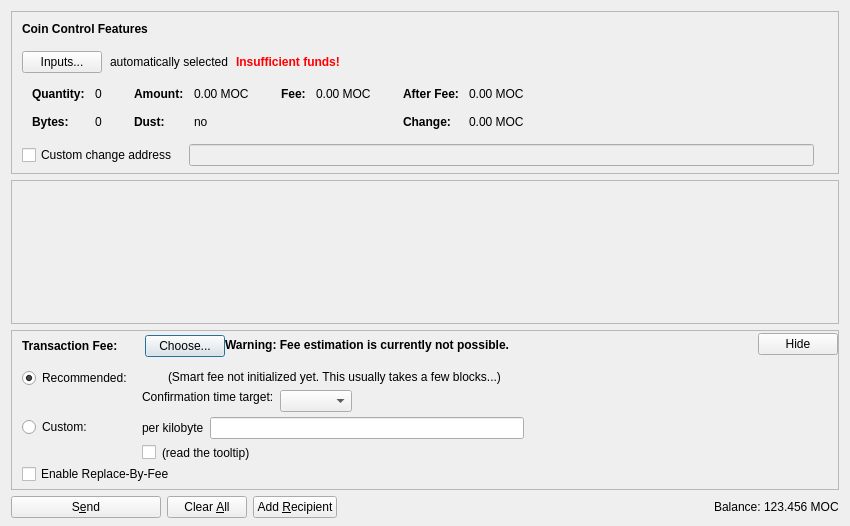
<?xml version="1.0" encoding="UTF-8"?>
<ui version="4.0">
 <class>SendCoinsDialog</class>
 <widget class="QDialog" name="SendCoinsDialog">
  <property name="geometry">
   <rect>
    <x>0</x>
    <y>0</y>
    <width>850</width>
    <height>526</height>
   </rect>
  </property>
  <property name="windowTitle">
   <string>Send Coins</string>
  </property>
  <layout class="QVBoxLayout" name="verticalLayout" stretch="0,1,0,0">
   <property name="bottomMargin">
    <number>8</number>
   </property>
   <item>
    <widget class="QFrame" name="frameCoinControl">
     <property name="sizePolicy">
      <sizepolicy hsizetype="Expanding" vsizetype="Expanding">
       <horstretch>0</horstretch>
       <verstretch>0</verstretch>
      </sizepolicy>
     </property>
     <property name="maximumSize">
      <size>
       <width>16777215</width>
       <height>16777215</height>
      </size>
     </property>
     <property name="frameShape">
      <enum>QFrame::StyledPanel</enum>
     </property>
     <property name="frameShadow">
      <enum>QFrame::Sunken</enum>
     </property>
     <layout class="QVBoxLayout" name="verticalLayoutCoinControl2">
      <property name="spacing">
       <number>0</number>
      </property>
      <property name="leftMargin">
       <number>0</number>
      </property>
      <property name="topMargin">
       <number>0</number>
      </property>
      <property name="rightMargin">
       <number>0</number>
      </property>
      <property name="bottomMargin">
       <number>6</number>
      </property>
      <item>
       <layout class="QVBoxLayout" name="verticalLayoutCoinControl" stretch="0,0,0,0,1">
        <property name="spacing">
         <number>0</number>
        </property>
        <property name="leftMargin">
         <number>10</number>
        </property>
        <property name="topMargin">
         <number>10</number>
        </property>
        <item>
         <layout class="QHBoxLayout" name="horizontalLayoutCoinControl1">
          <property name="bottomMargin">
           <number>15</number>
          </property>
          <item>
           <widget class="QLabel" name="labelCoinControlFeatures">
            <property name="sizePolicy">
             <sizepolicy hsizetype="Preferred" vsizetype="Maximum">
              <horstretch>0</horstretch>
              <verstretch>0</verstretch>
             </sizepolicy>
            </property>
            <property name="font">
             <font>
              <weight>75</weight>
              <bold>true</bold>
             </font>
            </property>
            <property name="styleSheet">
             <string notr="true">font-weight:bold;</string>
            </property>
            <property name="text">
             <string>Coin Control Features</string>
            </property>
           </widget>
          </item>
         </layout>
        </item>
        <item>
         <layout class="QHBoxLayout" name="horizontalLayoutCoinControl2" stretch="0,0,0,0">
          <property name="spacing">
           <number>8</number>
          </property>
          <property name="bottomMargin">
           <number>10</number>
          </property>
          <item>
           <widget class="QPushButton" name="pushButtonCoinControl">
            <property name="styleSheet">
             <string notr="true"/>
            </property>
            <property name="text">
             <string>Inputs...</string>
            </property>
            <property name="autoDefault">
             <bool>false</bool>
            </property>
           </widget>
          </item>
          <item>
           <widget class="QLabel" name="labelCoinControlAutomaticallySelected">
            <property name="text">
             <string>automatically selected</string>
            </property>
            <property name="margin">
             <number>5</number>
            </property>
           </widget>
          </item>
          <item>
           <widget class="QLabel" name="labelCoinControlInsuffFunds">
            <property name="font">
             <font>
              <weight>75</weight>
              <bold>true</bold>
             </font>
            </property>
            <property name="styleSheet">
             <string notr="true">color:red;font-weight:bold;</string>
            </property>
            <property name="text">
             <string>Insufficient funds!</string>
            </property>
            <property name="margin">
             <number>5</number>
            </property>
           </widget>
          </item>
          <item>
           <spacer name="horizontalSpacerCoinControl">
            <property name="orientation">
             <enum>Qt::Horizontal</enum>
            </property>
            <property name="sizeHint" stdset="0">
             <size>
              <width>40</width>
              <height>1</height>
             </size>
            </property>
           </spacer>
          </item>
         </layout>
        </item>
        <item>
         <widget class="QWidget" name="widgetCoinControl" native="true">
          <property name="sizePolicy">
           <sizepolicy hsizetype="Preferred" vsizetype="Preferred">
            <horstretch>0</horstretch>
            <verstretch>0</verstretch>
           </sizepolicy>
          </property>
          <property name="minimumSize">
           <size>
            <width>0</width>
            <height>0</height>
           </size>
          </property>
          <property name="styleSheet">
           <string notr="true"/>
          </property>
          <layout class="QHBoxLayout" name="horizontalLayoutCoinControl5">
           <property name="leftMargin">
            <number>0</number>
           </property>
           <property name="topMargin">
            <number>0</number>
           </property>
           <property name="rightMargin">
            <number>0</number>
           </property>
           <property name="bottomMargin">
            <number>0</number>
           </property>
           <item>
            <layout class="QHBoxLayout" name="horizontalLayoutCoinControl3" stretch="0,0,0,1">
             <property name="spacing">
              <number>20</number>
             </property>
             <property name="topMargin">
              <number>0</number>
             </property>
             <property name="bottomMargin">
              <number>10</number>
             </property>
             <item>
              <layout class="QFormLayout" name="formLayoutCoinControl1">
               <property name="horizontalSpacing">
                <number>10</number>
               </property>
               <property name="verticalSpacing">
                <number>14</number>
               </property>
               <property name="leftMargin">
                <number>10</number>
               </property>
               <property name="topMargin">
                <number>4</number>
               </property>
               <property name="rightMargin">
                <number>6</number>
               </property>
               <item row="0" column="0">
                <widget class="QLabel" name="labelCoinControlQuantityText">
                 <property name="font">
                  <font>
                   <weight>75</weight>
                   <bold>true</bold>
                  </font>
                 </property>
                 <property name="text">
                  <string>Quantity:</string>
                 </property>
                 <property name="margin">
                  <number>0</number>
                 </property>
                </widget>
               </item>
               <item row="0" column="1">
                <widget class="QLabel" name="labelCoinControlQuantity">
                 <property name="cursor">
                  <cursorShape>IBeamCursor</cursorShape>
                 </property>
                 <property name="contextMenuPolicy">
                  <enum>Qt::ActionsContextMenu</enum>
                 </property>
                 <property name="text">
                  <string notr="true">0</string>
                 </property>
                 <property name="margin">
                  <number>0</number>
                 </property>
                 <property name="textInteractionFlags">
                  <set>Qt::LinksAccessibleByMouse|Qt::TextSelectableByKeyboard|Qt::TextSelectableByMouse</set>
                 </property>
                </widget>
               </item>
               <item row="1" column="0">
                <widget class="QLabel" name="labelCoinControlBytesText">
                 <property name="font">
                  <font>
                   <weight>75</weight>
                   <bold>true</bold>
                  </font>
                 </property>
                 <property name="text">
                  <string>Bytes:</string>
                 </property>
                </widget>
               </item>
               <item row="1" column="1">
                <widget class="QLabel" name="labelCoinControlBytes">
                 <property name="cursor">
                  <cursorShape>IBeamCursor</cursorShape>
                 </property>
                 <property name="contextMenuPolicy">
                  <enum>Qt::ActionsContextMenu</enum>
                 </property>
                 <property name="text">
                  <string notr="true">0</string>
                 </property>
                 <property name="textInteractionFlags">
                  <set>Qt::LinksAccessibleByMouse|Qt::TextSelectableByKeyboard|Qt::TextSelectableByMouse</set>
                 </property>
                </widget>
               </item>
              </layout>
             </item>
             <item>
              <layout class="QFormLayout" name="formLayoutCoinControl2">
               <property name="horizontalSpacing">
                <number>10</number>
               </property>
               <property name="verticalSpacing">
                <number>14</number>
               </property>
               <property name="leftMargin">
                <number>6</number>
               </property>
               <property name="topMargin">
                <number>4</number>
               </property>
               <property name="rightMargin">
                <number>6</number>
               </property>
               <item row="0" column="0">
                <widget class="QLabel" name="labelCoinControlAmountText">
                 <property name="font">
                  <font>
                   <weight>75</weight>
                   <bold>true</bold>
                  </font>
                 </property>
                 <property name="text">
                  <string>Amount:</string>
                 </property>
                 <property name="margin">
                  <number>0</number>
                 </property>
                </widget>
               </item>
               <item row="0" column="1">
                <widget class="QLabel" name="labelCoinControlAmount">
                 <property name="cursor">
                  <cursorShape>IBeamCursor</cursorShape>
                 </property>
                 <property name="contextMenuPolicy">
                  <enum>Qt::ActionsContextMenu</enum>
                 </property>
                 <property name="text">
                  <string notr="true">0.00 MOC</string>
                 </property>
                 <property name="textInteractionFlags">
                  <set>Qt::LinksAccessibleByMouse|Qt::TextSelectableByKeyboard|Qt::TextSelectableByMouse</set>
                 </property>
                </widget>
               </item>
               <item row="1" column="0">
                <widget class="QLabel" name="labelCoinControlLowOutputText">
                 <property name="font">
                  <font>
                   <weight>75</weight>
                   <bold>true</bold>
                  </font>
                 </property>
                 <property name="text">
                  <string>Dust:</string>
                 </property>
                </widget>
               </item>
               <item row="1" column="1">
                <widget class="QLabel" name="labelCoinControlLowOutput">
                 <property name="cursor">
                  <cursorShape>IBeamCursor</cursorShape>
                 </property>
                 <property name="contextMenuPolicy">
                  <enum>Qt::ActionsContextMenu</enum>
                 </property>
                 <property name="text">
                  <string notr="true">no</string>
                 </property>
                 <property name="textInteractionFlags">
                  <set>Qt::LinksAccessibleByMouse|Qt::TextSelectableByKeyboard|Qt::TextSelectableByMouse</set>
                 </property>
                </widget>
               </item>
              </layout>
             </item>
             <item>
              <layout class="QFormLayout" name="formLayoutCoinControl3">
               <property name="horizontalSpacing">
                <number>10</number>
               </property>
               <property name="verticalSpacing">
                <number>14</number>
               </property>
               <property name="leftMargin">
                <number>6</number>
               </property>
               <property name="topMargin">
                <number>4</number>
               </property>
               <property name="rightMargin">
                <number>6</number>
               </property>
               <item row="0" column="0">
                <widget class="QLabel" name="labelCoinControlFeeText">
                 <property name="font">
                  <font>
                   <weight>75</weight>
                   <bold>true</bold>
                  </font>
                 </property>
                 <property name="text">
                  <string>Fee:</string>
                 </property>
                 <property name="margin">
                  <number>0</number>
                 </property>
                </widget>
               </item>
               <item row="0" column="1">
                <widget class="QLabel" name="labelCoinControlFee">
                 <property name="cursor">
                  <cursorShape>IBeamCursor</cursorShape>
                 </property>
                 <property name="contextMenuPolicy">
                  <enum>Qt::ActionsContextMenu</enum>
                 </property>
                 <property name="text">
                  <string notr="true">0.00 MOC</string>
                 </property>
                 <property name="textInteractionFlags">
                  <set>Qt::LinksAccessibleByMouse|Qt::TextSelectableByKeyboard|Qt::TextSelectableByMouse</set>
                 </property>
                </widget>
               </item>
              </layout>
             </item>
             <item>
              <layout class="QFormLayout" name="formLayoutCoinControl4">
               <property name="horizontalSpacing">
                <number>10</number>
               </property>
               <property name="verticalSpacing">
                <number>14</number>
               </property>
               <property name="leftMargin">
                <number>6</number>
               </property>
               <property name="topMargin">
                <number>4</number>
               </property>
               <property name="rightMargin">
                <number>6</number>
               </property>
               <item row="0" column="0">
                <widget class="QLabel" name="labelCoinControlAfterFeeText">
                 <property name="font">
                  <font>
                   <weight>75</weight>
                   <bold>true</bold>
                  </font>
                 </property>
                 <property name="text">
                  <string>After Fee:</string>
                 </property>
                 <property name="margin">
                  <number>0</number>
                 </property>
                </widget>
               </item>
               <item row="0" column="1">
                <widget class="QLabel" name="labelCoinControlAfterFee">
                 <property name="cursor">
                  <cursorShape>IBeamCursor</cursorShape>
                 </property>
                 <property name="contextMenuPolicy">
                  <enum>Qt::ActionsContextMenu</enum>
                 </property>
                 <property name="text">
                  <string notr="true">0.00 MOC</string>
                 </property>
                 <property name="textInteractionFlags">
                  <set>Qt::LinksAccessibleByMouse|Qt::TextSelectableByKeyboard|Qt::TextSelectableByMouse</set>
                 </property>
                </widget>
               </item>
               <item row="1" column="0">
                <widget class="QLabel" name="labelCoinControlChangeText">
                 <property name="font">
                  <font>
                   <weight>75</weight>
                   <bold>true</bold>
                  </font>
                 </property>
                 <property name="text">
                  <string>Change:</string>
                 </property>
                </widget>
               </item>
               <item row="1" column="1">
                <widget class="QLabel" name="labelCoinControlChange">
                 <property name="cursor">
                  <cursorShape>IBeamCursor</cursorShape>
                 </property>
                 <property name="contextMenuPolicy">
                  <enum>Qt::ActionsContextMenu</enum>
                 </property>
                 <property name="text">
                  <string notr="true">0.00 MOC</string>
                 </property>
                 <property name="textInteractionFlags">
                  <set>Qt::LinksAccessibleByMouse|Qt::TextSelectableByKeyboard|Qt::TextSelectableByMouse</set>
                 </property>
                </widget>
               </item>
              </layout>
             </item>
            </layout>
           </item>
          </layout>
         </widget>
        </item>
        <item>
         <layout class="QHBoxLayout" name="horizontalLayoutCoinControl4" stretch="0,0,0">
          <property name="spacing">
           <number>12</number>
          </property>
          <property name="sizeConstraint">
           <enum>QLayout::SetDefaultConstraint</enum>
          </property>
          <property name="topMargin">
           <number>5</number>
          </property>
          <property name="rightMargin">
           <number>5</number>
          </property>
          <item>
           <widget class="QCheckBox" name="checkBoxCoinControlChange">
            <property name="toolTip">
             <string>If this is activated, but the change address is empty or invalid, change will be sent to a newly generated address.</string>
            </property>
            <property name="text">
             <string>Custom change address</string>
            </property>
           </widget>
          </item>
          <item>
           <widget class="QValidatedLineEdit" name="lineEditCoinControlChange">
            <property name="enabled">
             <bool>false</bool>
            </property>
            <property name="sizePolicy">
             <sizepolicy hsizetype="Expanding" vsizetype="Fixed">
              <horstretch>0</horstretch>
              <verstretch>0</verstretch>
             </sizepolicy>
            </property>
           </widget>
          </item>
          <item>
           <widget class="QLabel" name="labelCoinControlChangeLabel">
            <property name="sizePolicy">
             <sizepolicy hsizetype="Preferred" vsizetype="Expanding">
              <horstretch>0</horstretch>
              <verstretch>0</verstretch>
             </sizepolicy>
            </property>
            <property name="minimumSize">
             <size>
              <width>0</width>
              <height>0</height>
             </size>
            </property>
            <property name="text">
             <string/>
            </property>
            <property name="margin">
             <number>3</number>
            </property>
           </widget>
          </item>
         </layout>
        </item>
        <item>
         <spacer name="verticalSpacerCoinControl">
          <property name="orientation">
           <enum>Qt::Vertical</enum>
          </property>
          <property name="sizeHint" stdset="0">
           <size>
            <width>800</width>
            <height>1</height>
           </size>
          </property>
         </spacer>
        </item>
       </layout>
      </item>
     </layout>
    </widget>
   </item>
   <item>
    <widget class="QScrollArea" name="scrollArea">
     <property name="widgetResizable">
      <bool>true</bool>
     </property>
     <widget class="QWidget" name="scrollAreaWidgetContents">
      <property name="geometry">
       <rect>
        <x>0</x>
        <y>0</y>
        <width>830</width>
        <height>104</height>
       </rect>
      </property>
      <layout class="QVBoxLayout" name="verticalLayout_2" stretch="0,1">
       <property name="leftMargin">
        <number>0</number>
       </property>
       <property name="topMargin">
        <number>0</number>
       </property>
       <property name="rightMargin">
        <number>0</number>
       </property>
       <property name="bottomMargin">
        <number>0</number>
       </property>
       <item>
        <layout class="QVBoxLayout" name="entries">
         <property name="spacing">
          <number>6</number>
         </property>
        </layout>
       </item>
       <item>
        <spacer name="verticalSpacer">
         <property name="orientation">
          <enum>Qt::Vertical</enum>
         </property>
         <property name="sizeHint" stdset="0">
          <size>
           <width>20</width>
           <height>40</height>
          </size>
         </property>
        </spacer>
       </item>
      </layout>
     </widget>
    </widget>
   </item>
   <item>
    <widget class="QFrame" name="frameFee">
     <property name="sizePolicy">
      <sizepolicy hsizetype="Expanding" vsizetype="Expanding">
       <horstretch>0</horstretch>
       <verstretch>0</verstretch>
      </sizepolicy>
     </property>
     <property name="maximumSize">
      <size>
       <width>16777215</width>
       <height>16777215</height>
      </size>
     </property>
     <property name="frameShape">
      <enum>QFrame::StyledPanel</enum>
     </property>
     <property name="frameShadow">
      <enum>QFrame::Sunken</enum>
     </property>
     <layout class="QVBoxLayout" name="verticalLayoutFee1">
      <property name="spacing">
       <number>0</number>
      </property>
      <property name="leftMargin">
       <number>0</number>
      </property>
      <property name="topMargin">
       <number>0</number>
      </property>
      <property name="rightMargin">
       <number>0</number>
      </property>
      <property name="bottomMargin">
       <number>0</number>
      </property>
      <item>
       <layout class="QVBoxLayout" name="verticalLayoutFee2" stretch="0,0,0">
        <property name="spacing">
         <number>0</number>
        </property>
        <property name="leftMargin">
         <number>10</number>
        </property>
        <property name="topMargin">
         <number>0</number>
        </property>
        <item>
         <layout class="QHBoxLayout" name="horizontalLayoutFee1">
          <property name="bottomMargin">
           <number>0</number>
          </property>
          <item>
           <layout class="QVBoxLayout" name="verticalLayoutFee7">
            <property name="spacing">
             <number>0</number>
            </property>
            <item>
             <spacer name="verticalSpacerSmartFee">
              <property name="orientation">
               <enum>Qt::Vertical</enum>
              </property>
              <property name="sizeType">
               <enum>QSizePolicy::Fixed</enum>
              </property>
              <property name="sizeHint" stdset="0">
               <size>
                <width>1</width>
                <height>4</height>
               </size>
              </property>
             </spacer>
            </item>
            <item>
             <layout class="QHBoxLayout" name="horizontalLayoutSmartFee">
              <property name="spacing">
               <number>10</number>
              </property>
              <item>
               <widget class="QLabel" name="labelFeeHeadline">
                <property name="sizePolicy">
                 <sizepolicy hsizetype="Preferred" vsizetype="Maximum">
                  <horstretch>0</horstretch>
                  <verstretch>0</verstretch>
                 </sizepolicy>
                </property>
                <property name="font">
                 <font>
                  <weight>75</weight>
                  <bold>true</bold>
                 </font>
                </property>
                <property name="styleSheet">
                 <string notr="true">font-weight:bold;</string>
                </property>
                <property name="text">
                 <string>Transaction Fee:</string>
                </property>
               </widget>
              </item>
              <item>
               <widget class="QLabel" name="labelFeeMinimized">
                <property name="text">
                 <string/>
                </property>
               </widget>
              </item>
              <item>
               <widget class="QPushButton" name="buttonChooseFee">
                <property name="text">
                 <string>Choose...</string>
                </property>
               </widget>
              </item>
             </layout>
            </item>
            <item>
             <spacer name="verticalSpacer_5">
              <property name="orientation">
               <enum>Qt::Vertical</enum>
              </property>
              <property name="sizeHint" stdset="0">
               <size>
                <width>1</width>
                <height>1</height>
               </size>
              </property>
             </spacer>
            </item>
           </layout>
          </item>
          <item>
           <widget class="QLabel" name="fallbackFeeWarningLabel">
            <property name="toolTip">
             <string>Using the fallbackfee can result in sending a transaction that will take several hours or days (or never) to confirm. Consider choosing your fee manually or wait until you have validated the complete chain.</string>
            </property>
            <property name="font">
            <font>
                <weight>75</weight>
                <bold>true</bold>
            </font>
            </property>
            <property name="text">
             <string>Warning: Fee estimation is currently not possible.</string>
            </property>
            <property name="wordWrap">
             <bool>false</bool>
            </property>
           </widget>
          </item>
          <item>
           <spacer name="horizontalSpacer_4">
            <property name="orientation">
             <enum>Qt::Horizontal</enum>
            </property>
            <property name="sizeType">
             <enum>QSizePolicy::MinimumExpanding</enum>
            </property>
            <property name="sizeHint" stdset="0">
             <size>
              <width>40</width>
              <height>20</height>
             </size>
            </property>
           </spacer>
          </item>
          <item>
           <widget class="QPushButton" name="buttonMinimizeFee">
            <property name="toolTip">
             <string>collapse fee-settings</string>
            </property>
            <property name="text">
             <string>Hide</string>
            </property>
           </widget>
          </item>
         </layout>
        </item>
        <item>
         <widget class="QFrame" name="frameFeeSelection">
          <layout class="QVBoxLayout" name="verticalLayoutFee12">
           <property name="spacing">
            <number>0</number>
           </property>
           <property name="leftMargin">
            <number>0</number>
           </property>
           <property name="topMargin">
            <number>0</number>
           </property>
           <property name="rightMargin">
            <number>0</number>
           </property>
           <property name="bottomMargin">
            <number>0</number>
           </property>
           <item>
            <layout class="QGridLayout" name="gridLayoutFee">
             <property name="topMargin">
              <number>10</number>
             </property>
             <property name="bottomMargin">
              <number>4</number>
             </property>
             <property name="horizontalSpacing">
              <number>10</number>
             </property>
             <property name="verticalSpacing">
              <number>4</number>
             </property>
             <item row="1" column="1">
              <layout class="QVBoxLayout" name="verticalLayoutFee8">
               <property name="spacing">
                <number>6</number>
               </property>
               <item>
                <layout class="QHBoxLayout" name="horizontalLayoutFee13">
                 <item>
                  <widget class="QLabel" name="labelCustomPerKilobyte">
                   <property name="toolTip">
                    <string>Specify a custom fee per kB (1,000 bytes) of the transaction's virtual size.

Note:  Since the fee is calculated on a per-byte basis, a fee of "100 satoshis per kB" for a transaction size of 500 bytes (half of 1 kB) would ultimately yield a fee of only 50 satoshis.</string>
                   </property>
                   <property name="text">
                    <string>per kilobyte</string>
                   </property>
                  </widget>
                 </item>
                 <item>
                  <widget class="MogCoinAmountField" name="customFee"/>
                 </item>
                 <item>
                  <spacer name="horizontalSpacer_6">
                   <property name="orientation">
                    <enum>Qt::Horizontal</enum>
                   </property>
                   <property name="sizeHint" stdset="0">
                    <size>
                     <width>1</width>
                     <height>1</height>
                    </size>
                   </property>
                  </spacer>
                 </item>
                </layout>
               </item>
               <item>
                <layout class="QHBoxLayout" name="horizontalLayoutFee8">
                 <item>
                  <widget class="QCheckBox" name="checkBoxMinimumFee">
                   <property name="toolTip">
                    <string>Paying only the minimum fee is just fine as long as there is less transaction volume than space in the blocks. But be aware that this can end up in a never confirming transaction once there is more demand for mogcoin transactions than the network can process.</string>
                   </property>
                   <property name="text">
                    <string/>
                   </property>
                  </widget>
                 </item>
                 <item>
                  <widget class="QLabel" name="labelMinFeeWarning">
                   <property name="enabled">
                    <bool>true</bool>
                   </property>
                   <property name="toolTip">
                    <string>Paying only the minimum fee is just fine as long as there is less transaction volume than space in the blocks. But be aware that this can end up in a never confirming transaction once there is more demand for mogcoin transactions than the network can process.</string>
                   </property>
                   <property name="text">
                    <string>(read the tooltip)</string>
                   </property>
                   <property name="margin">
                    <number>5</number>
                   </property>
                  </widget>
                 </item>
                 <item>
                  <spacer name="horizontalSpacer_2">
                   <property name="orientation">
                    <enum>Qt::Horizontal</enum>
                   </property>
                   <property name="sizeHint" stdset="0">
                    <size>
                     <width>1</width>
                     <height>1</height>
                    </size>
                   </property>
                  </spacer>
                 </item>
                </layout>
               </item>
              </layout>
             </item>
             <item row="0" column="0">
              <layout class="QVBoxLayout" name="verticalLayoutFee4" stretch="0,1">
               <item>
                <widget class="QRadioButton" name="radioSmartFee">
                 <property name="text">
                  <string>Recommended:</string>
                 </property>
                 <property name="checked">
                  <bool>true</bool>
                 </property>
                 <attribute name="buttonGroup">
                  <string notr="true">groupFee</string>
                 </attribute>
                </widget>
               </item>
               <item>
                <spacer name="verticalSpacer_2">
                 <property name="orientation">
                  <enum>Qt::Vertical</enum>
                 </property>
                 <property name="sizeHint" stdset="0">
                  <size>
                   <width>1</width>
                   <height>1</height>
                  </size>
                 </property>
                </spacer>
               </item>
              </layout>
             </item>
             <item row="1" column="0">
              <layout class="QVBoxLayout" name="verticalLayoutFee9" stretch="0,1">
               <item>
                <widget class="QRadioButton" name="radioCustomFee">
                 <property name="text">
                  <string>Custom:</string>
                 </property>
                 <attribute name="buttonGroup">
                  <string notr="true">groupFee</string>
                 </attribute>
                </widget>
               </item>
               <item>
                <spacer name="verticalSpacer_6">
                 <property name="orientation">
                  <enum>Qt::Vertical</enum>
                 </property>
                 <property name="sizeHint" stdset="0">
                  <size>
                   <width>1</width>
                   <height>1</height>
                  </size>
                 </property>
                </spacer>
               </item>
              </layout>
             </item>
             <item row="0" column="1">
              <layout class="QVBoxLayout" name="verticalLayoutFee3" stretch="0,0,1">
               <property name="spacing">
                <number>6</number>
               </property>
               <property name="topMargin">
                <number>2</number>
               </property>
               <item>
                <layout class="QHBoxLayout" name="horizontalLayoutFee12">
                 <item>
                  <widget class="QLabel" name="labelSmartFee">
                   <property name="text">
                    <string/>
                   </property>
                   <property name="margin">
                    <number>2</number>
                   </property>
                  </widget>
                 </item>
                 <item>
                  <widget class="QLabel" name="labelFeeEstimation">
                   <property name="text">
                    <string/>
                   </property>
                  </widget>
                 </item>
                 <item>
                  <widget class="QLabel" name="labelSmartFee2">
                   <property name="text">
                    <string>(Smart fee not initialized yet. This usually takes a few blocks...)</string>
                   </property>
                   <property name="margin">
                    <number>2</number>
                   </property>
                  </widget>
                 </item>
                 <item>
                  <spacer name="horizontalSpacer_5">
                   <property name="orientation">
                    <enum>Qt::Horizontal</enum>
                   </property>
                   <property name="sizeHint" stdset="0">
                    <size>
                     <width>1</width>
                     <height>1</height>
                    </size>
                   </property>
                  </spacer>
                 </item>
                </layout>
               </item>
               <item>
                <layout class="QHBoxLayout" name="horizontalLayoutFee9">
                 <item>
                  <layout class="QVBoxLayout" name="verticalLayoutFee6">
                   <item>
                    <widget class="QLabel" name="labelSmartFee3">
                     <property name="text">
                      <string>Confirmation time target:</string>
                     </property>
                     <property name="margin">
                      <number>2</number>
                     </property>
                    </widget>
                   </item>
                   <item>
                    <spacer name="verticalSpacer_3">
                     <property name="orientation">
                      <enum>Qt::Vertical</enum>
                     </property>
                     <property name="sizeHint" stdset="0">
                      <size>
                       <width>1</width>
                       <height>1</height>
                      </size>
                     </property>
                    </spacer>
                   </item>
                  </layout>
                 </item>
                 <item>
                  <layout class="QVBoxLayout" name="verticalLayoutFee5">
                   <property name="rightMargin">
                    <number>30</number>
                   </property>
                   <item>
                    <layout class="QHBoxLayout" name="horizontalLayoutConfTarget">
                     <property name="bottomMargin">
                      <number>0</number>
                     </property>
                     <item>
                      <widget class="QComboBox" name="confTargetSelector"/>
                     </item>
                     <item>
                      <spacer name="horizontalSpacerConfTarget">
                       <property name="orientation">
                        <enum>Qt::Horizontal</enum>
                       </property>
                       <property name="sizeHint" stdset="0">
                        <size>
                         <width>40</width>
                         <height>20</height>
                        </size>
                       </property>
                      </spacer>
                     </item>
                    </layout>
                   </item>
                  </layout>
                 </item>
                </layout>
               </item>
               <item>
                <spacer name="verticalSpacer_4">
                 <property name="orientation">
                  <enum>Qt::Vertical</enum>
                 </property>
                 <property name="sizeHint" stdset="0">
                  <size>
                   <width>1</width>
                   <height>1</height>
                  </size>
                 </property>
                </spacer>
               </item>
              </layout>
             </item>
            </layout>
           </item>
           <item>
            <widget class="QCheckBox" name="optInRBF">
             <property name="text">
              <string>Enable Replace-By-Fee</string>
             </property>
             <property name="toolTip">
              <string>With Replace-By-Fee (BIP-125) you can increase a transaction's fee after it is sent. Without this, a higher fee may be recommended to compensate for increased transaction delay risk.</string>
             </property>
            </widget>
           </item>
          </layout>
         </widget>
        </item>
        <item>
         <spacer name="verticalSpacerFee">
          <property name="orientation">
           <enum>Qt::Vertical</enum>
          </property>
          <property name="sizeHint" stdset="0">
           <size>
            <width>40</width>
            <height>5</height>
           </size>
          </property>
         </spacer>
        </item>
       </layout>
      </item>
     </layout>
    </widget>
   </item>
   <item>
    <layout class="QHBoxLayout" name="horizontalLayout">
     <item>
      <widget class="QPushButton" name="sendButton">
       <property name="minimumSize">
        <size>
         <width>150</width>
         <height>0</height>
        </size>
       </property>
       <property name="toolTip">
        <string>Confirm the send action</string>
       </property>
       <property name="text">
        <string>S&amp;end</string>
       </property>
       <property name="icon">
        <iconset resource="../mogcoin.qrc">
         <normaloff>:/icons/send</normaloff>:/icons/send</iconset>
       </property>
       <property name="autoDefault">
        <bool>false</bool>
       </property>
       <property name="default">
        <bool>false</bool>
       </property>
      </widget>
     </item>
     <item>
      <widget class="QPushButton" name="clearButton">
       <property name="sizePolicy">
        <sizepolicy hsizetype="Minimum" vsizetype="Fixed">
         <horstretch>0</horstretch>
         <verstretch>0</verstretch>
        </sizepolicy>
       </property>
       <property name="toolTip">
        <string>Clear all fields of the form.</string>
       </property>
       <property name="text">
        <string>Clear &amp;All</string>
       </property>
       <property name="icon">
        <iconset resource="../mogcoin.qrc">
         <normaloff>:/icons/remove</normaloff>:/icons/remove</iconset>
       </property>
       <property name="autoDefault">
        <bool>false</bool>
       </property>
      </widget>
     </item>
     <item>
      <widget class="QPushButton" name="addButton">
       <property name="toolTip">
        <string>Send to multiple recipients at once</string>
       </property>
       <property name="text">
        <string>Add &amp;Recipient</string>
       </property>
       <property name="icon">
        <iconset resource="../mogcoin.qrc">
         <normaloff>:/icons/add</normaloff>:/icons/add</iconset>
       </property>
       <property name="autoDefault">
        <bool>false</bool>
       </property>
      </widget>
     </item>
     <item>
      <spacer name="horizontalSpacer">
       <property name="orientation">
        <enum>Qt::Horizontal</enum>
       </property>
       <property name="sizeHint" stdset="0">
        <size>
         <width>40</width>
         <height>20</height>
        </size>
       </property>
      </spacer>
     </item>
     <item>
      <layout class="QHBoxLayout" name="horizontalLayout_2">
       <property name="spacing">
        <number>3</number>
       </property>
       <item>
        <widget class="QLabel" name="label">
         <property name="sizePolicy">
          <sizepolicy hsizetype="Preferred" vsizetype="Fixed">
           <horstretch>0</horstretch>
           <verstretch>0</verstretch>
          </sizepolicy>
         </property>
         <property name="text">
          <string>Balance:</string>
         </property>
        </widget>
       </item>
       <item>
        <widget class="QLabel" name="labelBalance">
         <property name="sizePolicy">
          <sizepolicy hsizetype="Preferred" vsizetype="Fixed">
           <horstretch>0</horstretch>
           <verstretch>0</verstretch>
          </sizepolicy>
         </property>
         <property name="cursor">
          <cursorShape>IBeamCursor</cursorShape>
         </property>
         <property name="text">
          <string notr="true">123.456 MOC</string>
         </property>
         <property name="textInteractionFlags">
          <set>Qt::LinksAccessibleByMouse|Qt::TextSelectableByKeyboard|Qt::TextSelectableByMouse</set>
         </property>
        </widget>
       </item>
      </layout>
     </item>
    </layout>
   </item>
  </layout>
 </widget>
 <customwidgets>
  <customwidget>
   <class>QValidatedLineEdit</class>
   <extends>QLineEdit</extends>
   <header>qt/qvalidatedlineedit.h</header>
  </customwidget>
  <customwidget>
   <class>MogCoinAmountField</class>
   <extends>QLineEdit</extends>
   <header>qt/mogcoinamountfield.h</header>
   <container>1</container>
  </customwidget>
 </customwidgets>
 <resources>
  <include location="../mogcoin.qrc"/>
 </resources>
 <connections/>
 <buttongroups>
  <buttongroup name="groupFee"/>
 </buttongroups>
</ui>
